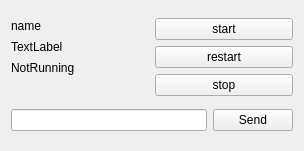
<?xml version="1.0" encoding="UTF-8"?>
<ui version="4.0">
 <class>ItemProcess</class>
 <widget class="QWidget" name="ItemProcess">
  <property name="geometry">
   <rect>
    <x>0</x>
    <y>0</y>
    <width>304</width>
    <height>151</height>
   </rect>
  </property>
  <property name="windowTitle">
   <string>Form</string>
  </property>
  <layout class="QVBoxLayout" name="verticalLayout_3">
   <item>
    <layout class="QHBoxLayout" name="horizontalLayout_2">
     <item>
      <layout class="QVBoxLayout" name="verticalLayout">
       <item>
        <widget class="QLabel" name="l_name">
         <property name="text">
          <string>name</string>
         </property>
        </widget>
       </item>
       <item>
        <widget class="QLabel" name="l_prog">
         <property name="text">
          <string>TextLabel</string>
         </property>
        </widget>
       </item>
       <item>
        <widget class="QLabel" name="l_status">
         <property name="text">
          <string>NotRunning</string>
         </property>
        </widget>
       </item>
       <item>
        <widget class="QLabel" name="l_exit_status">
         <property name="text">
          <string/>
         </property>
        </widget>
       </item>
      </layout>
     </item>
     <item>
      <layout class="QVBoxLayout" name="verticalLayout_2">
       <item>
        <widget class="QPushButton" name="pb_start">
         <property name="text">
          <string>start</string>
         </property>
        </widget>
       </item>
       <item>
        <widget class="QPushButton" name="pb_restart">
         <property name="text">
          <string>restart</string>
         </property>
        </widget>
       </item>
       <item>
        <widget class="QPushButton" name="pb_stop">
         <property name="text">
          <string>stop</string>
         </property>
        </widget>
       </item>
      </layout>
     </item>
    </layout>
   </item>
   <item>
    <layout class="QHBoxLayout" name="horizontalLayout">
     <item>
      <widget class="QLineEdit" name="le_send"/>
     </item>
     <item>
      <widget class="QPushButton" name="pb_send">
       <property name="text">
        <string>Send</string>
       </property>
      </widget>
     </item>
    </layout>
   </item>
  </layout>
 </widget>
 <resources/>
 <connections/>
</ui>
